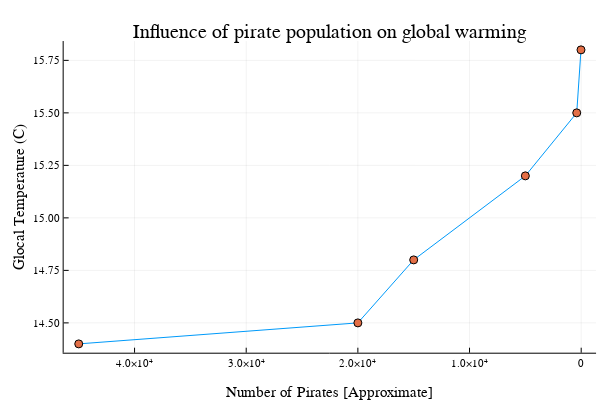

The code cell stored with this chart in its notebook:
### Code cell
plot(num_pirates, global_temperatures, legend=false)
scatter!(num_pirates, global_temperatures, legend=false)

xflip!()

xlabel!("Number of Pirates [Approximate]")
ylabel!("Glocal Temperature (C)")
title!("Influence of pirate population on global warming")

### Figure 1 — Plotly figure (JSON) as saved in the notebook; plotly's stock layout.template omitted (floating-point values rounded to 4 significant figures)
{"data": [{"colorbar": {"len": 0.8657, "title": "", "x": 0.9934, "y": 0.5087}, "legendgroup": "y1", "line": {"color": "rgba(0, 154, 250, 1.000)", "dash": "solid", "shape": "linear", "width": 1}, "mode": "lines", "name": "y1", "showlegend": true, "type": "scatter", "x": [45000, 20000, 15000, 5000, 400, 17], "xaxis": "x", "y": [14.4, 14.5, 14.8, 15.2, 15.5, 15.8], "yaxis": "y"}, {"colorbar": {"len": 0.8657, "title": "", "x": 0.9934, "y": 0.5087}, "legendgroup": "y2", "marker": {"color": "rgba(227, 111, 71, 1.000)", "line": {"color": "rgba(0, 0, 0, 1.000)", "width": 1}, "size": 8, "symbol": "circle"}, "mode": "markers", "name": "y2", "showlegend": true, "type": "scatter", "x": [45000, 20000, 15000, 5000, 400, 17], "xaxis": "x", "y": [14.4, 14.5, 14.8, 15.2, 15.5, 15.8], "yaxis": "y"}], "layout": {"annotations": [{"font": {"color": "rgba(0, 0, 0, 1.000)", "family": "sans-serif", "size": 20}, "rotation": 0, "showarrow": false, "text": "Influence of pirate population on global warming", "x": 0.5498, "xanchor": "center", "xref": "paper", "y": 1, "yanchor": "top", "yref": "paper"}], "height": 400, "margin": {"b": 20, "l": 0, "r": 0, "t": 20}, "paper_bgcolor": "rgba(255, 255, 255, 1.000)", "plot_bgcolor": "rgba(255, 255, 255, 1.000)", "showlegend": false, "width": 600, "xaxis": {"anchor": "y", "domain": [0.1061, 0.9934], "gridcolor": "rgba(0, 0, 0, 0.100)", "gridwidth": 0.5, "linecolor": "rgba(0, 0, 0, 1.000)", "mirror": false, "range": [46350.0, -1332.0], "showgrid": true, "showline": true, "showticklabels": true, "tickangle": 0, "tickcolor": "rgb(0, 0, 0)", "tickfont": {"color": "rgba(0, 0, 0, 1.000)", "family": "sans-serif", "size": 11}, "tickmode": "array", "ticks": "inside", "ticktext": ["0", "1.0×10⁴", "2.0×10⁴", "3.0×10⁴", "4.0×10⁴"], "tickvals": [0, 10000, 20000, 30000, 40000], "title": "Number of Pirates [Approximate]", "titlefont": {"color": "rgba(0, 0, 0, 1.000)", "family": "sans-serif", "size": 15}, "type": "-", "visible": true, "zeroline": false, "zerolinecolor": "rgba(0, 0, 0, 1.000)"}, "yaxis": {"anchor": "x", "domain": [0.07581, 0.9415], "gridcolor": "rgba(0, 0, 0, 0.100)", "gridwidth": 0.5, "linecolor": "rgba(0, 0, 0, 1.000)", "mirror": false, "range": [14.36, 15.84], "showgrid": true, "showline": true, "showticklabels": true, "tickangle": 0, "tickcolor": "rgb(0, 0, 0)", "tickfont": {"color": "rgba(0, 0, 0, 1.000)", "family": "sans-serif", "size": 11}, "tickmode": "array", "ticks": "inside", "ticktext": ["14.50", "14.75", "15.00", "15.25", "15.50", "15.75"], "tickvals": [14.5, 14.75, 15, 15.25, 15.5, 15.75], "title": "Glocal Temperature (C)", "titlefont": {"color": "rgba(0, 0, 0, 1.000)", "family": "sans-serif", "size": 15}, "type": "-", "visible": true, "zeroline": false, "zerolinecolor": "rgba(0, 0, 0, 1.000)"}}}
